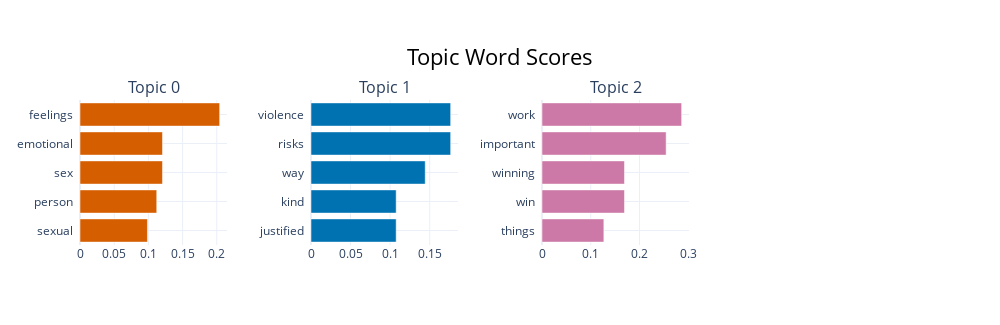

The code cell stored with this chart in its notebook:
### Code cell
bar_chart = topic_model.visualize_barchart(top_n_topics=10)

# Update filepath as needed
bar_chart.write_image("../Visualizations/BERTopic_Bar_Chart.png", width=800, height=600)
bar_chart

### Figure 1 — Plotly figure (JSON) as saved in the notebook; plotly's stock layout.template omitted (floating-point values rounded to 4 significant figures)
{"data": [{"marker": {"color": "#D55E00"}, "orientation": "h", "type": "bar", "x": [0.09862, 0.1122, 0.1206, 0.1206, 0.2042], "xaxis": "x", "y": ["sexual  ", "person  ", "sex  ", "emotional  ", "feelings  "], "yaxis": "y"}, {"marker": {"color": "#0072B2"}, "orientation": "h", "type": "bar", "x": [0.1076, 0.1076, 0.1444, 0.1765, 0.1765], "xaxis": "x2", "y": ["justified  ", "kind  ", "way  ", "risks  ", "violence  "], "yaxis": "y2"}, {"marker": {"color": "#CC79A7"}, "orientation": "h", "type": "bar", "x": [0.1269, 0.1691, 0.1691, 0.2546, 0.2864], "xaxis": "x3", "y": ["things  ", "win  ", "winning  ", "important  ", "work  "], "yaxis": "y3"}], "layout": {"annotations": [{"font": {"size": 16}, "showarrow": false, "text": "Topic 0", "x": 0.0875, "xanchor": "center", "xref": "paper", "y": 1, "yanchor": "bottom", "yref": "paper"}, {"font": {"size": 16}, "showarrow": false, "text": "Topic 1", "x": 0.3625, "xanchor": "center", "xref": "paper", "y": 1, "yanchor": "bottom", "yref": "paper"}, {"font": {"size": 16}, "showarrow": false, "text": "Topic 2", "x": 0.6375, "xanchor": "center", "xref": "paper", "y": 1, "yanchor": "bottom", "yref": "paper"}], "height": 325, "hoverlabel": {"bgcolor": "white", "font": {"family": "Rockwell", "size": 16}}, "showlegend": false, "title": {"font": {"color": "Black", "size": 22}, "text": "Topic Word Scores", "x": 0.5, "xanchor": "center", "yanchor": "top"}, "width": 1000, "xaxis": {"anchor": "y", "autorange": true, "domain": [0, 0.175], "range": [0, 0.2149], "showgrid": true, "type": "linear"}, "xaxis2": {"anchor": "y2", "autorange": true, "domain": [0.275, 0.45], "range": [0, 0.1858], "showgrid": true, "type": "linear"}, "xaxis3": {"anchor": "y3", "autorange": true, "domain": [0.55, 0.725], "range": [0, 0.3015], "showgrid": true, "type": "linear"}, "xaxis4": {"anchor": "y4", "domain": [0.825, 1], "showgrid": true}, "yaxis": {"anchor": "x", "autorange": true, "domain": [0, 1], "range": [-0.5, 4.5], "showgrid": true, "type": "category"}, "yaxis2": {"anchor": "x2", "autorange": true, "domain": [0, 1], "range": [-0.5, 4.5], "showgrid": true, "type": "category"}, "yaxis3": {"anchor": "x3", "autorange": true, "domain": [0, 1], "range": [-0.5, 4.5], "showgrid": true, "type": "category"}, "yaxis4": {"anchor": "x4", "domain": [0, 1], "showgrid": true}}}
